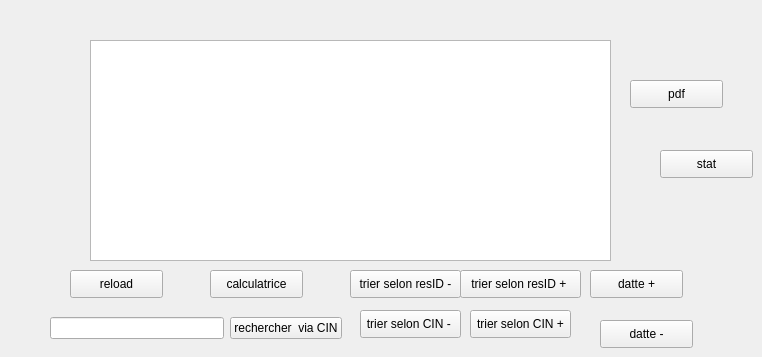
      <widget class="QWidget" name="afficher_res">
       <attribute name="title">
        <string>afficher </string>
       </attribute>
       <widget class="QTableView" name="tab_reservation_2">
        <property name="geometry">
         <rect>
          <x>90</x>
          <y>40</y>
          <width>521</width>
          <height>221</height>
         </rect>
        </property>
       </widget>
       <widget class="QPushButton" name="pb_trier_CIN_d_2">
        <property name="geometry">
         <rect>
          <x>360</x>
          <y>310</y>
          <width>101</width>
          <height>28</height>
         </rect>
        </property>
        <property name="text">
         <string>trier selon CIN - </string>
        </property>
       </widget>
       <widget class="QPushButton" name="pb_tri_CIN_2">
        <property name="geometry">
         <rect>
          <x>470</x>
          <y>310</y>
          <width>101</width>
          <height>28</height>
         </rect>
        </property>
        <property name="text">
         <string>trier selon CIN +</string>
        </property>
       </widget>
       <widget class="QPushButton" name="pb_reload_2">
        <property name="geometry">
         <rect>
          <x>70</x>
          <y>270</y>
          <width>93</width>
          <height>28</height>
         </rect>
        </property>
        <property name="text">
         <string>reload</string>
        </property>
       </widget>
       <widget class="QWidget" name="layoutWidget_16">
        <property name="geometry">
         <rect>
          <x>50</x>
          <y>310</y>
          <width>292</width>
          <height>36</height>
         </rect>
        </property>
        <layout class="QHBoxLayout" name="horizontalLayout_20">
         <item>
          <widget class="QLineEdit" name="lineEdit_recherer_2"/>
         </item>
         <item>
          <widget class="QPushButton" name="rechercher_pb_2">
           <property name="text">
            <string>rechercher  via CIN</string>
           </property>
          </widget>
         </item>
        </layout>
       </widget>
       <widget class="QPushButton" name="pushButton_2">
        <property name="geometry">
         <rect>
          <x>460</x>
          <y>270</y>
          <width>121</width>
          <height>28</height>
         </rect>
        </property>
        <property name="text">
         <string>trier selon resID + </string>
        </property>
       </widget>
       <widget class="QPushButton" name="pb_datte_c_2">
        <property name="geometry">
         <rect>
          <x>590</x>
          <y>270</y>
          <width>93</width>
          <height>28</height>
         </rect>
        </property>
        <property name="text">
         <string>datte +</string>
        </property>
       </widget>
       <widget class="QPushButton" name="pb_datte_d_2">
        <property name="geometry">
         <rect>
          <x>600</x>
          <y>320</y>
          <width>93</width>
          <height>28</height>
         </rect>
        </property>
        <property name="text">
         <string>datte -</string>
        </property>
       </widget>
       <widget class="QPushButton" name="pb_tri_resID_d_2">
        <property name="geometry">
         <rect>
          <x>350</x>
          <y>270</y>
          <width>111</width>
          <height>28</height>
         </rect>
        </property>
        <property name="text">
         <string>trier selon resID -</string>
        </property>
       </widget>
       <widget class="QPushButton" name="pb_calculatrice">
        <property name="geometry">
         <rect>
          <x>210</x>
          <y>270</y>
          <width>93</width>
          <height>28</height>
         </rect>
        </property>
        <property name="text">
         <string>calculatrice</string>
        </property>
       </widget>
       <widget class="QPushButton" name="pb_pdf_reservation">
        <property name="geometry">
         <rect>
          <x>630</x>
          <y>80</y>
          <width>93</width>
          <height>28</height>
         </rect>
        </property>
        <property name="text">
         <string>pdf</string>
        </property>
       </widget>
       <widget class="QPushButton" name="pb_stat_reservation">
        <property name="geometry">
         <rect>
          <x>660</x>
          <y>150</y>
          <width>93</width>
          <height>28</height>
         </rect>
        </property>
        <property name="text">
         <string>stat</string>
        </property>
       </widget>
      </widget>
